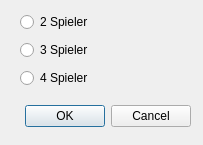
<?xml version="1.0" encoding="UTF-8"?>
<ui version="4.0">
 <class>new_game_settings</class>
 <widget class="QDialog" name="new_game_settings">
  <property name="geometry">
   <rect>
    <x>0</x>
    <y>0</y>
    <width>203</width>
    <height>145</height>
   </rect>
  </property>
  <property name="windowTitle">
   <string>Dialog</string>
  </property>
  <widget class="QDialogButtonBox" name="buttonBox">
   <property name="geometry">
    <rect>
     <x>10</x>
     <y>100</y>
     <width>181</width>
     <height>32</height>
    </rect>
   </property>
   <property name="orientation">
    <enum>Qt::Horizontal</enum>
   </property>
   <property name="standardButtons">
    <set>QDialogButtonBox::Cancel|QDialogButtonBox::Ok</set>
   </property>
  </widget>
  <widget class="QWidget" name="verticalLayoutWidget">
   <property name="geometry">
    <rect>
     <x>20</x>
     <y>10</y>
     <width>160</width>
     <height>80</height>
    </rect>
   </property>
   <layout class="QVBoxLayout" name="verticalLayout">
    <item>
     <widget class="QRadioButton" name="two_player_btn">
      <property name="text">
       <string>2 Spieler</string>
      </property>
     </widget>
    </item>
    <item>
     <widget class="QRadioButton" name="three_player_btn">
      <property name="text">
       <string>3 Spieler</string>
      </property>
     </widget>
    </item>
    <item>
     <widget class="QRadioButton" name="four_player_btn">
      <property name="text">
       <string>4 Spieler</string>
      </property>
     </widget>
    </item>
   </layout>
  </widget>
 </widget>
 <resources/>
 <connections>
  <connection>
   <sender>buttonBox</sender>
   <signal>accepted()</signal>
   <receiver>new_game_settings</receiver>
   <slot>accept()</slot>
   <hints>
    <hint type="sourcelabel">
     <x>248</x>
     <y>254</y>
    </hint>
    <hint type="destinationlabel">
     <x>157</x>
     <y>274</y>
    </hint>
   </hints>
  </connection>
  <connection>
   <sender>buttonBox</sender>
   <signal>rejected()</signal>
   <receiver>new_game_settings</receiver>
   <slot>reject()</slot>
   <hints>
    <hint type="sourcelabel">
     <x>316</x>
     <y>260</y>
    </hint>
    <hint type="destinationlabel">
     <x>286</x>
     <y>274</y>
    </hint>
   </hints>
  </connection>
 </connections>
</ui>
